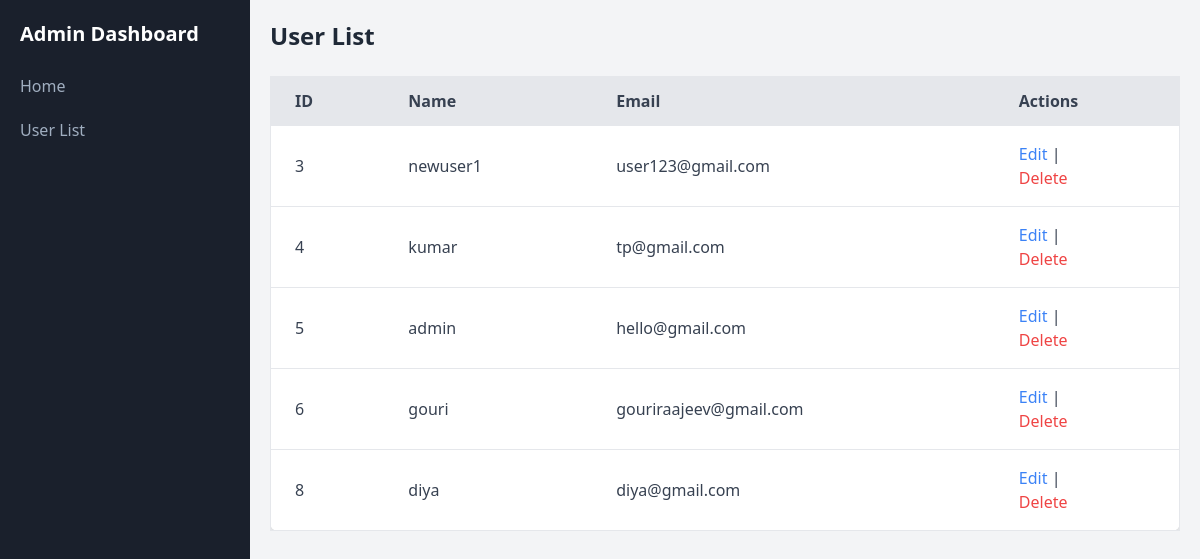
The app's page /view_users/ (signed in) with its own data.
### detect/models.py (models this page shows)
class UserReg(models.Model):
    name=models.CharField(max_length=50,null=True,blank=True)
    email = models.EmailField(max_length=50,null=True, blank=True,unique=True)
    password = models.CharField(max_length=50,null=True, blank=True)

### detect/views.py (the view)
# urls.py: path('view_users/',UserList,name='view_users'),
def UserList(request):
    if 'admin_email' in request.session:
        users = UserReg.objects.all()
        return render(request, 'admin_user_list.html', {'users': users})
    else:
        return redirect('admin_login')

### detect/templates/admin_user_list.html (shortened to what this page needs)
<!DOCTYPE html>
<html lang="en">
<head>
    <link href="https://cdn.jsdelivr.net/npm/tailwindcss@2.0.0/dist/tailwind.min.css" rel="stylesheet">
</head>
<body class="bg-gray-100">
    <div class="sidebar">
        <h2 class="text-xl font-semibold mb-4">Admin Dashboard</h2>
        <a href="{% url 'admin_home' %}">Home</a>
        <a href="{% url 'view_users' %}">User List</a>
    </div>
    <div class="content">
        <h1 class="text-2xl font-semibold text-gray-800 mb-6">User List</h1>
        <div class="overflow-auto">
            <table class="min-w-full bg-white border border-gray-200 rounded-lg shadow-md">
                <thead>
                    <tr class="bg-gray-200 text-gray-700">
                        <th class="px-6 py-3 border-b text-left">ID</th>
                        <th class="px-6 py-3 border-b text-left">Name</th>
                        <th class="px-6 py-3 border-b text-left">Email</th>
                        <th class="px-6 py-3 border-b text-left">Actions</th>
                    </tr>
                </thead>
                <tbody>
                    {% for user in users %}
                    <tr class="text-gray-700">
                        <td class="px-6 py-4 border-b">{{ user.id }}</td>
                        <td class="px-6 py-4 border-b">{{ user.name }}</td>
                        <td class="px-6 py-4 border-b">{{ user.email }}</td>
                        <td class="px-6 py-4 border-b">
                            <a href="/edit_users/{{user.id}}/" class="text-blue-500 hover:underline">Edit</a> |
                            <p onclick="openModal({{ user.id }})" class="text-red-500 hover:underline">Delete</p>
                        </td>
                    </tr>
                    {% empty %}
                    <tr>
                        <td colspan="4" class="text-center text-gray-500 py-4">No users found.</td>
                    </tr>
                    {% endfor %}
                </tbody>
            </table>
        </div>
    </div>
</body>
</html>

### detect/templates/admin_user_list.html (style rules this page uses)
.sidebar { min-width: 250px; max-width: 250px; height: 100vh; position: fixed; top: 0; left: 0; background-color: #1a202c; color: white; padding: 20px; display: flex; flex-direction: column; z-index: 1000; }
.sidebar a { margin: 10px 0; color: #a0aec0; text-decoration: none; font-size: 1rem; }
.content { margin-left: 250px; padding: 20px; }

### records on screen
UserReg: id "3", name "newuser1", email "user123@gmail.com"
UserReg: id "4", name "kumar", email "tp@gmail.com"
UserReg: id "5", name "admin", email "hello@gmail.com"
UserReg: id "6", name "gouri", email "gouriraajeev@gmail.com"
UserReg: id "8", name "diya", email "diya@gmail.com"
